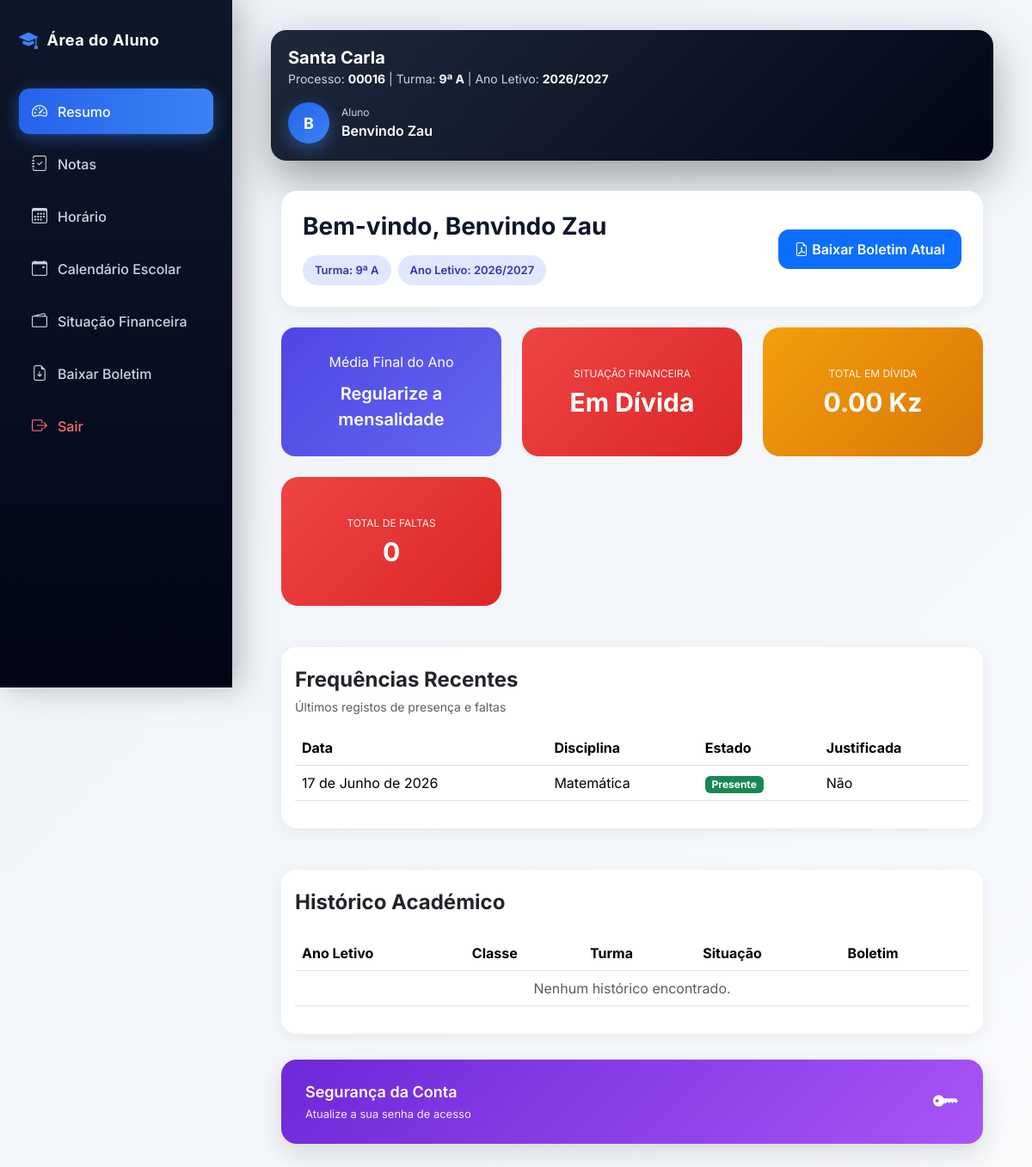
Page /aluno/dashboard/ (signed in) on the earlier database version.
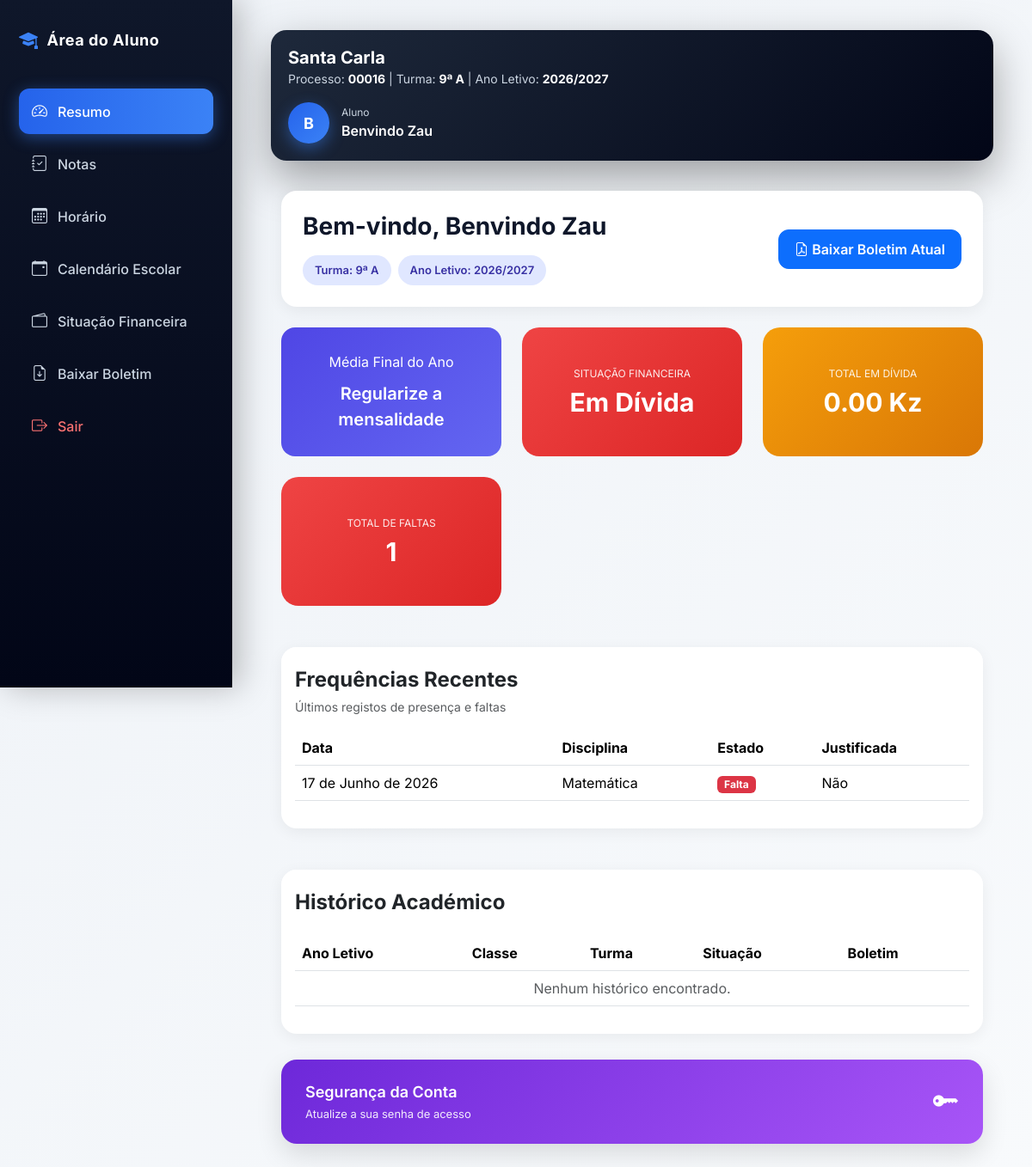
Same page on the later database version.
### academic/models.py (models this page shows, shortened)
class Frequencia(models.Model):
    aluno = models.ForeignKey(Aluno, on_delete=models.CASCADE)
    disciplina = models.ForeignKey(Disciplina, on_delete=models.CASCADE)
    professor = models.ForeignKey(
        settings.AUTH_USER_MODEL,
        on_delete=models.CASCADE
    )
    data = models.DateField()
    presente = models.BooleanField(default=True)
    justificada = models.BooleanField(default=False)
    observacao = models.TextField(blank=True)
    escola = models.ForeignKey(Escola, on_delete=models.CASCADE)
    criada_em = models.DateTimeField(auto_now_add=True)
    class Meta:
        unique_together = ("aluno", "disciplina", "data")
        ordering = ["-data", "disciplina"]

class Disciplina(models.Model):
    nome = models.CharField(max_length=90)
    turma = models.ForeignKey(
        Turma,
        on_delete=models.CASCADE,
        related_name="disciplinas"
    )
    professor = models.ForeignKey(
        settings.AUTH_USER_MODEL,
        on_delete=models.CASCADE,
        limit_choices_to={'role': 'PROFESSOR'},
        related_name="disciplinas",
        null=True,
        blank=True
    )
    escola = models.ForeignKey(
        Escola,
        on_delete=models.CASCADE,
        related_name="disciplinas"
    )
    criada_em = models.DateTimeField(auto_now_add=True)
    class Meta:
        unique_together = ('nome', 'turma', 'escola')
        ordering = ["nome"]

### core/views.py (the view, shortened to what this page needs)
# urls.py: path('aluno/dashboard/', views.dashboard_aluno, name='dashboard_aluno'),
@login_required
def dashboard_aluno(request):
    if getattr(request.user, "role", None) != "ALUNO":
        return redirect("dashboard")
    aluno = (
        Aluno.objects
        .select_related(
            "turma",
            "turma__ano_letivo",
            "turma__escola"
        )
        .filter(usuario=request.user)
        .first()
    )
    if not aluno:
        return redirect("dashboard")
    ano_letivo = aluno.turma.ano_letivo
    notas = (
        Nota.objects
        .filter(
            aluno=aluno,
            ano_letivo=ano_letivo
        )
        .select_related("disciplina")
        .order_by("disciplina__nome", "trimestre")
    )
    disciplinas = {}
    soma_medias = 0
    qtd_disciplinas = len(disciplinas)
    media_final_ano = (
        round(soma_medias / qtd_disciplinas, 1)
        if qtd_disciplinas else 0
    )
    aprovado = media_final_ano >= 10
    dividas = Mensalidade.objects.filter(
        aluno=aluno,
        status__in=["PENDENTE", "ATRASADA"]
    )
    tem_divida = dividas.exists()
    total_divida = (
        dividas.aggregate(total=Sum("valor"))["total"]
        or Decimal("0")
    )
    horario = Horario.objects.filter(
        turma=aluno.turma
    ).first()
    aulas = None
    historicos = (
        HistoricoAcademico.objects
        .filter(aluno=aluno)
        .select_related("ano_letivo", "turma")
        .order_by("-criado_em")
    )
    from django.utils import timezone
    frequencias = (
        Frequencia.objects
        .filter(aluno=aluno)
        .select_related("disciplina")
        .order_by("-data", "disciplina__nome")
    )
    total_aulas = frequencias.count()
    total_presencas = frequencias.filter(
        presente=True
    ).count()
    total_faltas = frequencias.filter(
        presente=False
    ).count()
    total_faltas_justificadas = frequencias.filter(
        presente=False,
        justificada=True
    ).count()
    hoje = timezone.localdate()
    frequencias_mes = frequencias.filter(
        data__year=hoje.year,
        data__month=hoje.month,
    )
    total_faltas_mes = frequencias_mes.filter(
        presente=False
    ).count()
    total_faltas_justificadas_mes = frequencias_mes.filter(
        presente=False,
        justificada=True
    ).count()
    total_faltas_nao_justificadas_mes = frequencias_mes.filter(
        presente=False,
        justificada=False
    ).count()
    context = {
        "aluno": aluno,
        "disciplinas": disciplinas,
        "media_final_ano": media_final_ano,
        "aprovado": aprovado,
        "tem_divida": tem_divida,
        "total_divida": total_divida,
        "horario": horario,
        "aulas": aulas,
        "historicos": historicos,
        "frequencias": frequencias,
        "total_aulas": total_aulas,
        "total_presencas": total_presencas,
        "total_faltas": total_faltas,
        "total_faltas_justificadas": total_faltas_justificadas,
        "total_faltas_mes": total_faltas_mes,
        "total_faltas_justificadas_mes": total_faltas_justificadas_mes,
        "total_faltas_nao_justificadas_mes": total_faltas_nao_justificadas_mes,
    }
    return render(
        request,
        "dashboard_aluno.html",
        context
    )

### academic/models.py (called while the page is built)
    def __str__(self):
        return self.nome

### core/templates/dashboard_aluno.html (shortened to what the changed rows need)
{% extends "base_aluno.html" %}
{% block content %}
<div class="container-fluid">
    <div class="row g-4">
        <div class="col-md-4">
            <div class="kpi-card card-red">
                <div class="kpi-title">
                    Total de Faltas
                </div>
                <div class="kpi-value">
                    {{ total_faltas }}
                </div>
            </div>
        </div>
    </div>
    <div class="card card-historico mt-5">
        <div class="card-body">
            <div class="table-responsive">
                <table class="table table-hover">
                    <thead>
                        <tr>
                            <th>Data</th>
                            <th>Disciplina</th>
                            <th>Estado</th>
                            <th>Justificada</th>
                        </tr>
                    </thead>
                    <tbody>
                        {% for f in frequencias %}
                        <tr>
                            <td>{{ f.data }}</td>
                            <td>{{ f.disciplina.nome }}</td>
                            <td>
                                {% if f.presente %}
                                    <span class="badge bg-success">Presente</span>
                                {% elif f.justificada %}
                                    <span class="badge bg-warning text-dark">Falta Justificada</span>
                                {% else %}
                                    <span class="badge bg-danger">Falta</span>
                                {% endif %}
                            </td>
                            <td>
                                {% if f.justificada %}
                                    <span class="badge bg-info">Sim</span>
                                {% else %}
                                    Não
                                {% endif %}
                            </td>
                        </tr>
                        {% empty %}
                        <tr>
                            <td colspan="4" class="text-center">
                                Nenhuma frequência registada.
                            </td>
                        </tr>
                        {% endfor %}
                    </tbody>
                </table>
            </div>
        </div>
    </div>
    <div class="card card-historico mt-5">
        <div class="card-body">
            <div class="table-responsive">
                <table class="table table-hover align-middle">
                    <thead>
                        <tr>
                            <th>Ano Letivo</th>
                            <th>Classe</th>
                            <th>Turma</th>
                            <th>Situação</th>
                            <th>Boletim</th>
                        </tr>
                    </thead>
                </table>
            </div>
        </div>
    </div>
</div>
{% endblock %}

Differences in the rows shown:
changed Frequencia "Matemática": presente "Presente" → "Falta"
Other differences:
{{ total_faltas }}: "0" → "1"
